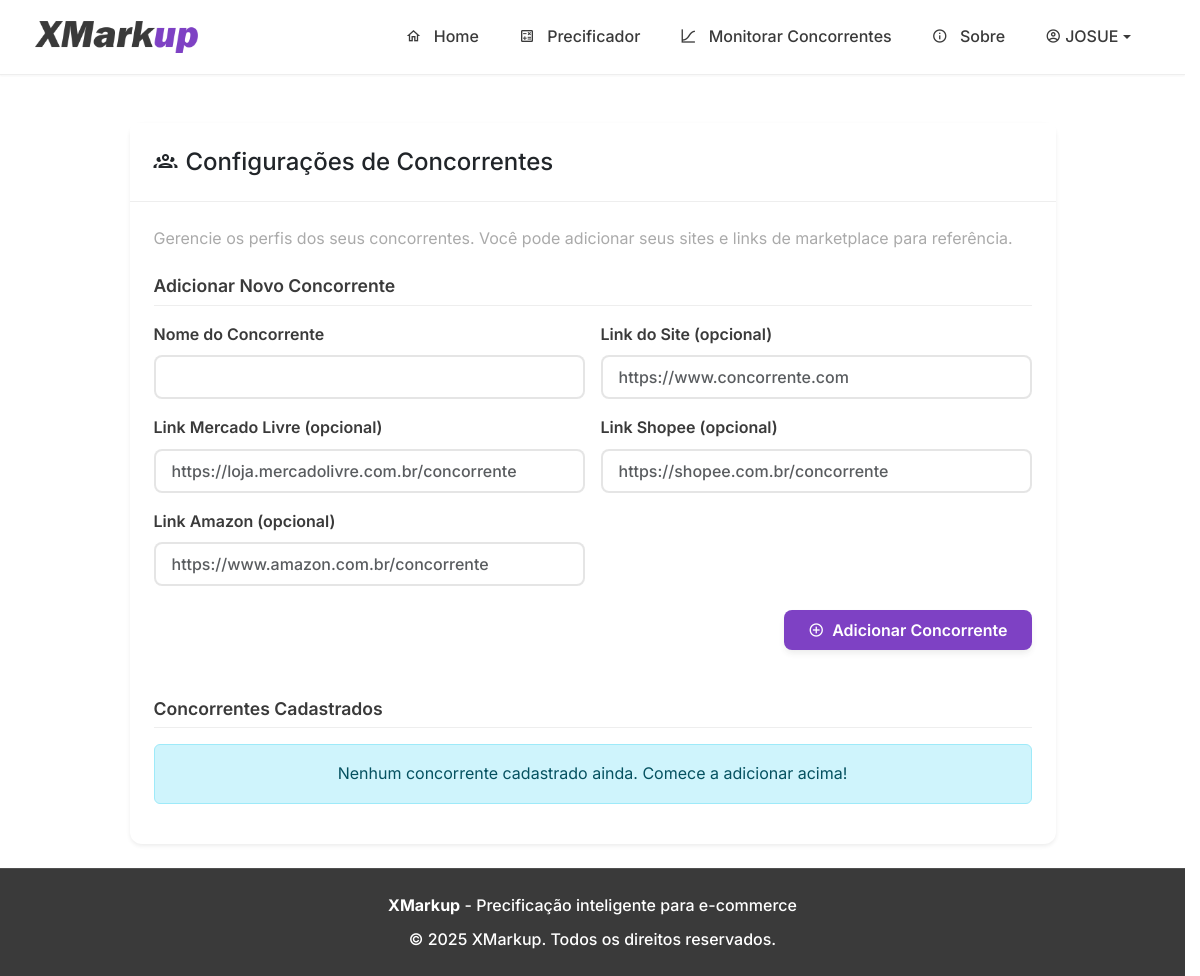
/settings/competitors (signed in), run on an earlier commit of the app's database.
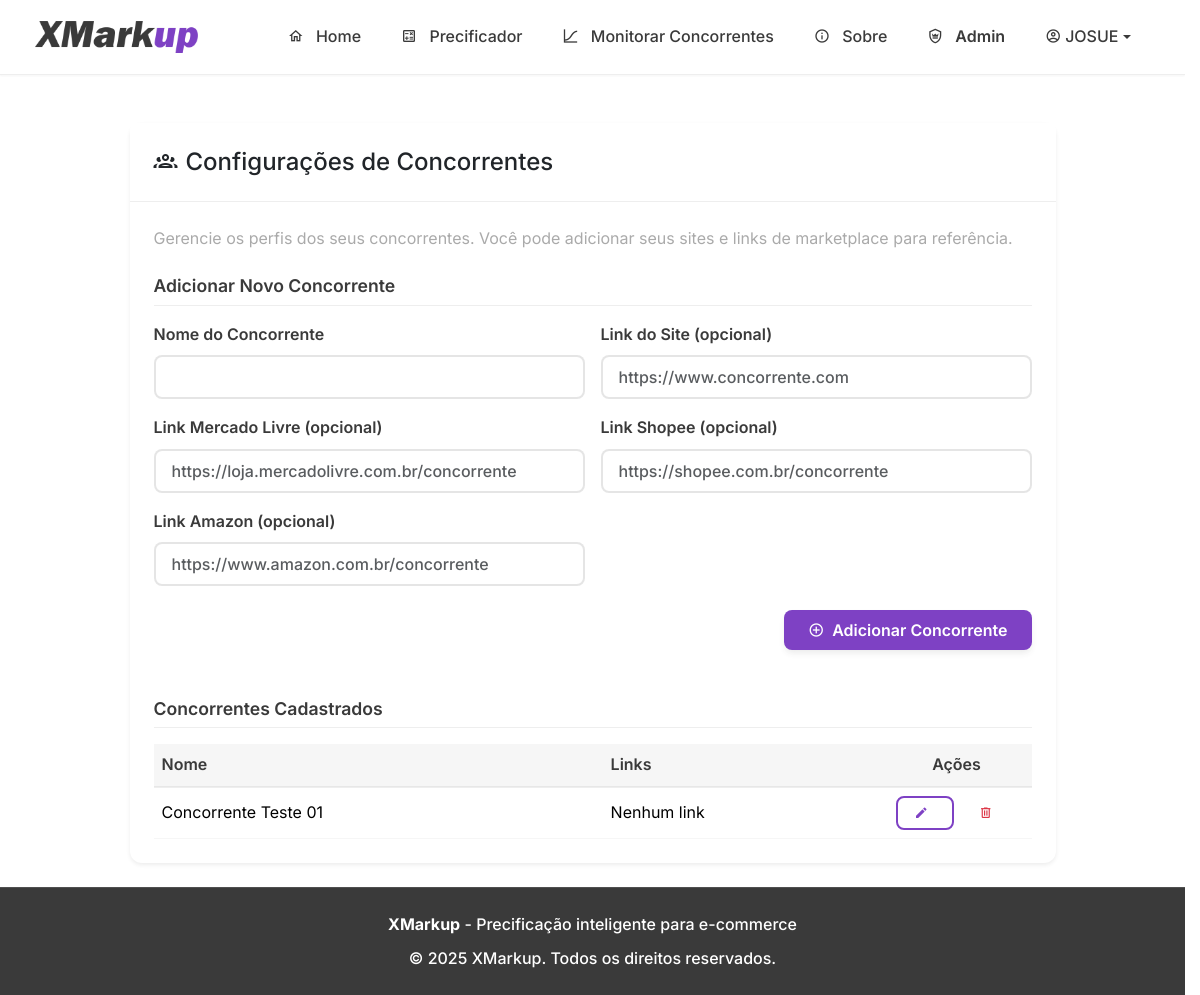
And on a later commit of the database.
### tables this page shows
CREATE TABLE competitors (
            id INTEGER PRIMARY KEY AUTOINCREMENT,
            user_id INTEGER NOT NULL,
            name TEXT NOT NULL,
            website_url TEXT,
            ml_url TEXT,
            shopee_url TEXT,
            amazon_url TEXT,
            created_at TIMESTAMP DEFAULT CURRENT_TIMESTAMP,
            FOREIGN KEY (user_id) REFERENCES users (id),
            UNIQUE(user_id, name) -- Garante que um utilizador não tenha concorrentes com o mesmo nome
        );

### app.py (the view, shortened to what this page needs)
@app.route('/settings/competitors', methods=['GET', 'POST'])
@login_required
def settings_competitors():
    db = get_db()
    competitors = db.execute(
        'SELECT * FROM competitors WHERE user_id = ? ORDER BY name',
        (current_user.id,)
    ).fetchall()
    return render_template('settings_competitors.html', competitors=competitors)

### database.py (called while the page is built)
def get_db():
    if 'db' not in g:
        g.db = sqlite3.connect(DATABASE_NAME)
        g.db.row_factory = sqlite3.Row
    return g.db

### templates/settings_competitors.html (shortened to what the changed rows need)
{% extends "base.html" %}
{% block content %}
<div class="container mt-4">
    <div class="row justify-content-center">
        <div class="col-lg-10">
            <div class="card shadow-sm">
                <div class="card-body p-4">
                    <p class="card-text text-muted mb-4">Gerencie os perfis dos seus concorrentes. Você pode adicionar seus sites e links de marketplace para referência.</p>
                    <h5 class="form-section-title mt-4">Adicionar Novo Concorrente</h5>
                    <form method="POST" action="{{ url_for('settings_competitors') }}" class="mb-5">
                        <div class="row g-3">
                        </div>
                    </form>
                    <h5 class="form-section-title mt-4">Concorrentes Cadastrados</h5>
                    {% if competitors %}
                    <div class="table-responsive">
                        <table class="table table-hover align-middle mb-0">
                            <thead>
                                <tr>
                                    <th>Nome</th>
                                    <th>Links</th>
                                    <th class="text-center" style="width: 150px;">Ações</th>
                                </tr>
                            </thead>
                            <tbody>
                                {% for comp in competitors %}
                                <tr>
                                    <td>{{ comp.name }}</td>
                                    <td>
                                        {% if not comp.website_url and not comp.ml_url and not comp.shopee_url and not comp.amazon_url %}
                                            Nenhum link
                                        {% endif %}
                                    </td>
                                    <td class="text-center">
                                        <button type="button" class="btn btn-sm btn-outline-primary me-1" data-bs-toggle="modal" data-bs-target="#editCompetitorModal-{{ comp.id }}">
                                            <span class="mdi mdi-pencil"></span>
                                        </button>
                                        <form action="{{ url_for('delete_competitor', competitor_id=comp.id) }}" method="POST" class="d-inline">
                                            <button type="submit" class="btn btn-sm btn-outline-danger" onclick="return confirm('Tem certeza que deseja excluir o concorrente {{ comp.name }}? Esta ação também excluirá todos os produtos monitorados vinculados a ele.')">
                                                <span class="mdi mdi-trash-can-outline"></span>
                                            </button>
                                        </form>
                                    </td>
                                </tr>
                                {% endfor %}
                            </tbody>
                        </table>
                    </div>
                    {% else %}
                    <div class="alert alert-info text-center" role="alert">
                        Nenhum concorrente cadastrado ainda. Comece a adicionar acima!
                    </div>
                    {% endif %}
                </div>
            </div>
        </div>
    </div>
</div>
{% endblock %}

### templates/base.html (shortened to what the changed rows need)
<!DOCTYPE html>
<html lang="pt-br">
<head>
    <link href="https://cdn.jsdelivr.net/npm/bootstrap@5.3.3/dist/css/bootstrap.min.css" rel="stylesheet">
    <link rel="stylesheet" href="https://cdn.jsdelivr.net/npm/@mdi/font@7.4.47/css/materialdesignicons.min.css">
    <link rel="stylesheet" href="{{ url_for('static', filename='css/style.css') }}">
</head>
<body>
    <nav class="navbar navbar-expand-lg sticky-top">
        <div class="container">
            <div class="collapse navbar-collapse" id="navbarNav">
                <ul class="navbar-nav ms-auto">
                    {% if current_user.is_authenticated %}
                        {% if current_user.is_admin %}
                        <li class="nav-item">
                            <a class="nav-link text-primary fw-semibold {% if request.endpoint == 'admin_dashboard' %}active{% endif %}"
                               href="{{ url_for('admin_dashboard') }}">
                                <span class="mdi mdi-shield-crown-outline"></span>
                                Admin
                            </a>
                        </li>
                        {% endif %}
                    {% endif %}
                </ul>
            </div>
        </div>
    </nav>
    <main class="py-4">
        {% block content %}{% endblock %}
    </main>
</body>
</html>

What changed in the data, as far as the page shows it:
changed users "JOSUE": is_admin False → True (drawn)
added competitors: name "Concorrente Teste 01"
Also different on the page:
text no longer shown: "Nenhum concorrente cadastrado ainda. Comece a adicionar acima!"
text now shown: "Admin Nome Links Ações"
